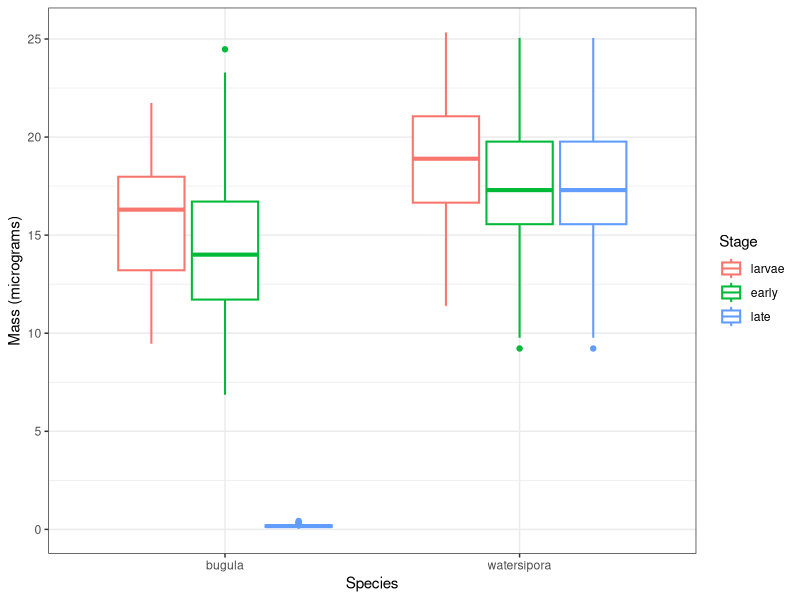
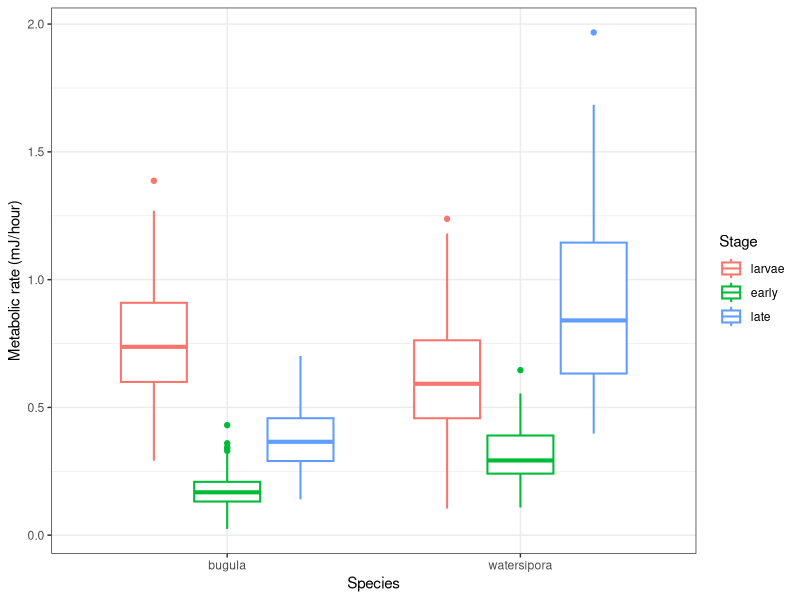
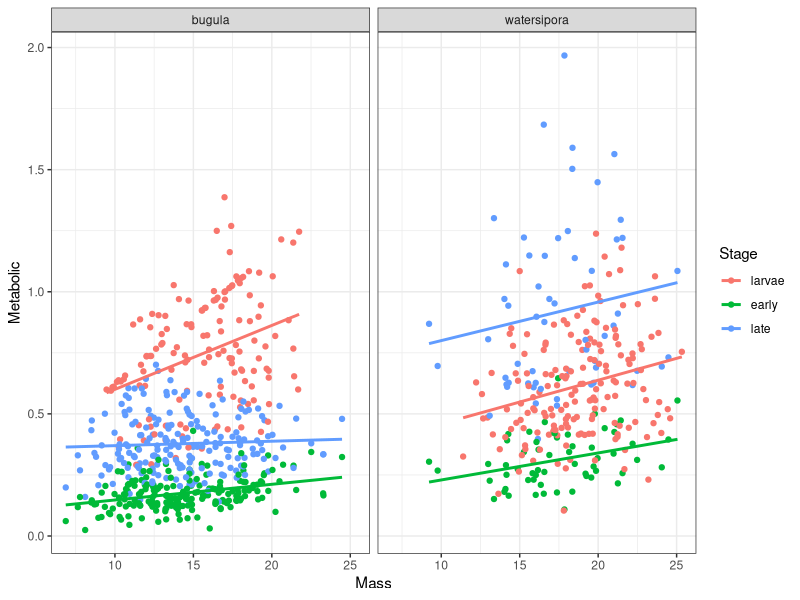
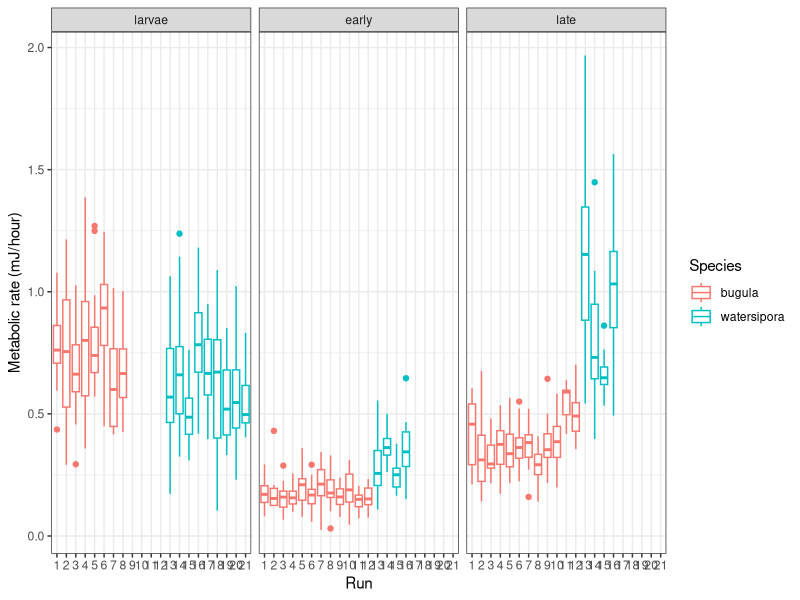
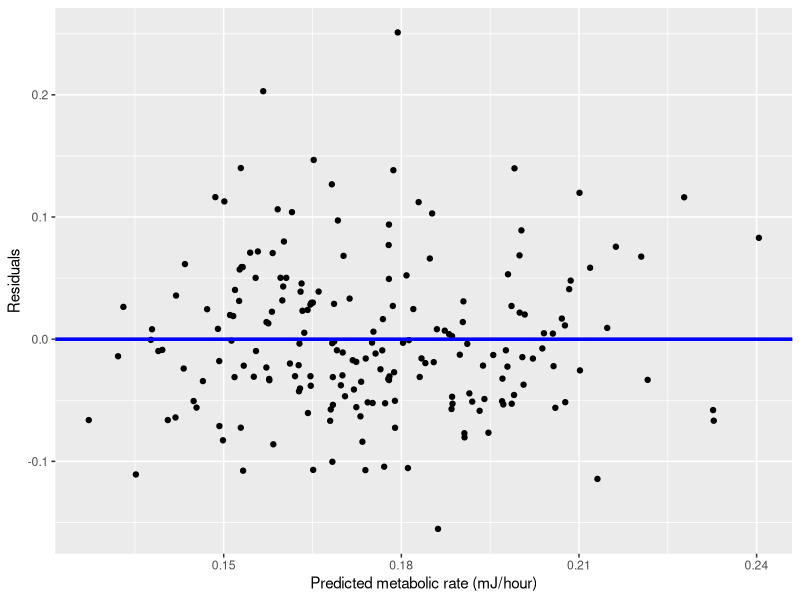
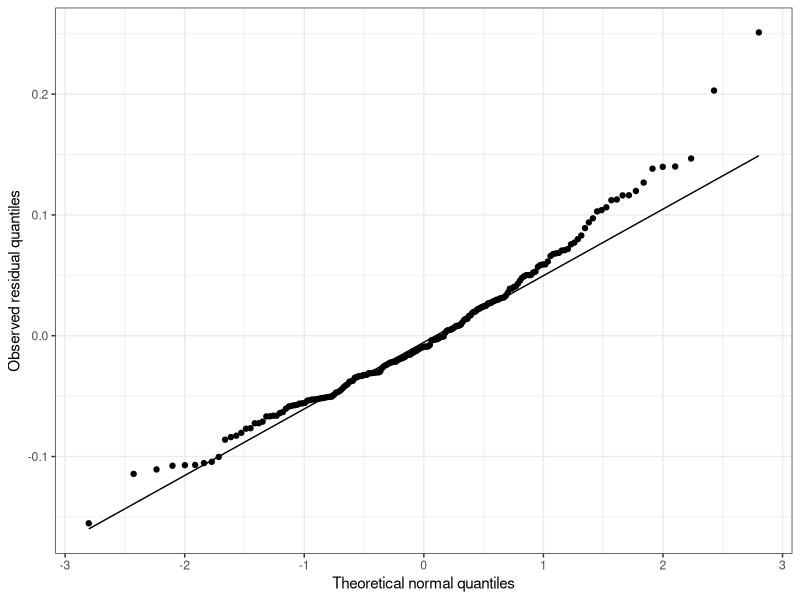
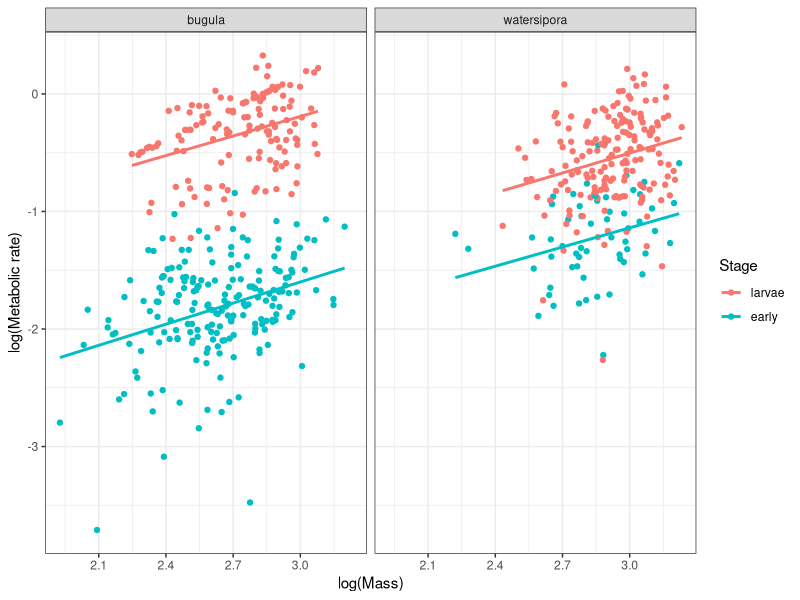
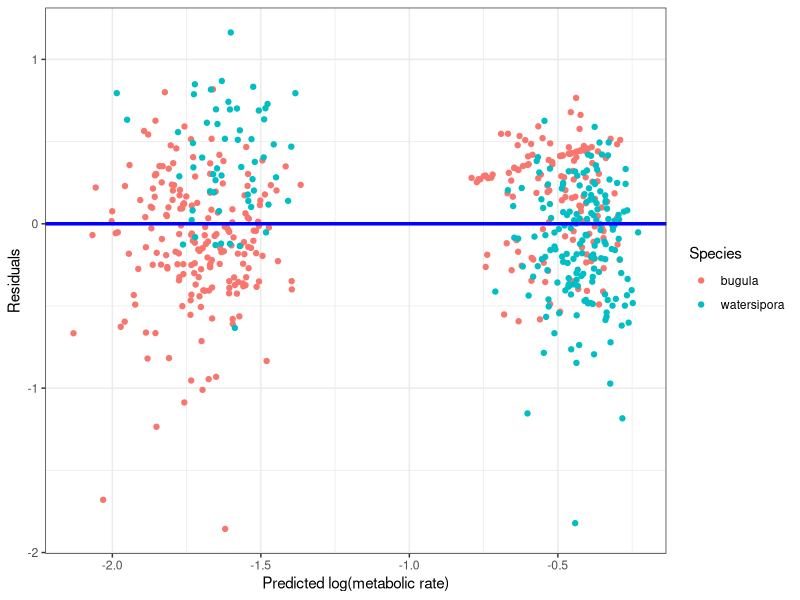

Here is the R script that generated these plots, in order: (Note: this script raises an error after producing the figures.)
library(tidyverse)

metab <- read_csv("bryozoan_raw.csv")
metab_b <- metab[,1:4]
metab_w <- metab[,5:8]
colnames(metab_b) <- c("Stage", "Run", "Mass", "Metabolic")
colnames(metab_w) <- c("Stage", "Run", "Mass", "Metabolic")
metab_b <- metab_b %>%
  mutate(Species = "bugula")
metab_w <- metab_w %>%
  mutate(Species = "watersipora")

bryozoan <- metab_b %>%
  rbind(metab_w) %>%
  drop_na() %>%
  mutate(Mass = 10^Mass,
         Metabolic = 10^Metabolic,
         Stage = tolower(Stage)) %>%
  select(Species, Run, Stage, Mass, Metabolic) %>%
  arrange(Species, Run, Stage) %>%
  mutate(Run = cumsum(c(1, diff(Run) != 0)))




# Number of rows in the data
nrow(bryozoan)

# Number of individuals
bryozoan %>%
  filter(Stage != "late") %>%
  nrow()

# check the same number of individuals is 
# measured in early and late stage for each run
# (result is empty, so the numbers are always the same)
bryozoan %>%
  filter(Stage != "larvae") %>%
  group_by(Species, Run) %>%
  summarize(num_early = sum(Stage == "early"),
            num_late = sum(Stage == "late")) %>%
  ungroup() %>%
  filter(num_early != num_late)

# check whether mass and metabolic rate were measured once
# or twice
# For the Watersipora: there are no NAs after the full join,
# so each mass is measured once
bryozoan %>%
  filter(Species == "watersipora",
         Stage == "early") %>%
  full_join(bryozoan %>%
              filter(Species == "watersipora",
                     Stage == "late"),
            by = c("Species", "Run", "Mass")) %>%
  is.na() %>%
  sum()

# For the bugula:
# Lots of NAs
bryozoan %>%
  filter(Species == "bugula",
         Stage == "early") %>%
  full_join(bryozoan %>%
              filter(Species == "bugula",
                     Stage == "late"),
            by = c("Species", "Run", "Mass")) %>%
  is.na() %>%
  sum()

# NAs are 4*number of early bugula. So what we 
# would expect if each mass was measured twice
bryozoan %>%
  filter(Species == "bugula",
         Stage == "early") %>%
  nrow()


# distributions of mass and metabolic rate
# (before fixing the error)
bryozoan %>%
  mutate(Stage = fct_relevel(Stage, "larvae", "early", "late")) %>%
  ggplot(aes(x = Species, y = Mass, color = Stage)) +
  geom_boxplot(lwd=0.7) +
  theme_bw() +
  labs(y = "Mass (micrograms)")

bryozoan %>%
  mutate(Stage = fct_relevel(Stage, "larvae", "early", "late")) %>%
  ggplot(aes(x = Species, y = Metabolic, color = Stage)) +
  geom_boxplot(lwd=0.7) +
  theme_bw() +
  labs(y = "Metabolic rate (mJ/hour)")


# fixing errors
bugula_early_mass <- bryozoan %>%
  filter(Species == "bugula",
         Stage == "early") %>%
  pull(Mass)

bryozoan$Mass[bryozoan$Mass < 1] <- bugula_early_mass


# relationship between mass and metabolic rate

bryozoan %>%
  mutate(Stage = fct_relevel(Stage, "larvae", "early", "late")) %>%
  ggplot(aes(x = Mass, y = Metabolic, color = Stage)) +
  geom_point() +
  geom_smooth(se=F, method="lm") +
  facet_wrap(~Species) +
  theme_bw()


# differences by run

bryozoan %>%
  mutate(Stage = fct_relevel(Stage, "larvae", "early", "late")) %>%
  ggplot(aes(x = as.factor(Run), y = Metabolic, 
             color = Species)) +
  geom_boxplot() +
  facet_wrap(~Stage) +
  theme_bw() +
  labs(x = "Run", y = "Metabolic rate (mJ/hour)")


# filtering

bugula_early <- bryozoan %>%
  filter(Species == "bugula",
         Stage == "early")

be_lm <- lm(Metabolic ~ Mass, data = bugula_early)

bugula_early %>%
  mutate(residuals = residuals(be_lm),
         predicted = predict(be_lm)) %>%
  ggplot(aes(x = predicted, y = residuals)) +
  geom_point() +
  geom_abline(slope = 0, intercept = 0, 
              color="blue", lwd=1.2) +
  labs(x = "Predicted metabolic rate (mJ/hour)",
       y = "Residuals")

bugula_early %>%
  mutate(residuals = residuals(be_lm)) %>%
  ggplot(aes(sample = residuals)) +
  geom_qq() +
  geom_qq_line() +
  labs(x = "Theoretical normal quantiles",
       y = "Observed residual quantiles") +
  theme_bw()


summary(be_lm)

# confidence interval for the slope

0.006427 - qt(0.025, 195, lower.tail=F)*0.0013
0.006427 + qt(0.025, 195, lower.tail=F)*0.0013


# log transformations

bugula_early <- bugula_early %>%
  mutate(log_mass = log(Mass),
         log_metabolic = log(Metabolic))


be_lm <- lm(log_metabolic ~ log_mass,
            data = bugula_early)

summary(be_lm)

# confidence interval

0.5991 - qt(0.025, 195, lower.tail=F)*0.1162
0.5991 + qt(0.025, 195, lower.tail=F)*0.1162

# p-value
(0.5991 - 1)/0.1162
pt(-3.45, 195)



# Multiple regression

bryozoan <- bryozoan %>%
  mutate(log_mass = log(Mass),
         log_metabolic = log(Metabolic))

bryozoan_larvae_early <- bryozoan %>%
  filter(Stage != "late")

bryozoan_larvae_early %>%
  mutate(Stage = fct_relevel(Stage, "larvae", "early")) %>%
  ggplot(aes(x = log_mass, 
             y = log_metabolic,
             color = Stage)) +
  geom_point() +
  geom_smooth(se=F, method="lm") +
  facet_wrap(~Species) +
  theme_bw() +
  labs(x = "log(Mass)",
       y = "log(Metabolic rate)")

bryozoan_larvae_early <- bryozoan_larvae_early %>%
  mutate(Stage = fct_relevel(Stage, "larvae", "early"))


ble_lm <- lm(log_metabolic ~ Stage + Species + log_mass, 
             data = bryozoan_larvae_early)

# residual plot without interaction term

bryozoan_larvae_early %>%
  mutate(pred = predict(ble_lm),
         resid = residuals(ble_lm)) %>%
  ggplot(aes(x = pred, y = resid,
             color = Species)) +
  geom_point() +
  geom_abline(slope = 0, intercept = 0,
              color = "blue", lwd = 1.2) +
  labs(x = "Predicted log(metabolic rate)",
       y = "Residuals") +
  theme_bw()

ble_lm <- lm(log_metabolic ~ Stage*Species + log_mass, 
             data = bryozoan_larvae_early)

bryozoan_larvae_early %>%
  mutate(pred = predict(ble_lm),
         resid = residuals(ble_lm)) %>%
  ggplot(aes(x = pred, y = resid,
             color = Species)) +
  geom_point() +
  geom_abline(slope = 0, intercept = 0,
              color = "blue", lwd = 1.2) +
  labs(x = "Predicted log(metabolic rate)",
       y = "Residuals") +
  theme_bw()


# confidence interval

0.577 - qt(0.025, 563, lower.tail=F)*0.073
0.577 + qt(0.025, 563, lower.tail=F)*0.073

# test

pt((0.577 - 1)/0.073, 563)


# does the slope vary? Answer appears to be no

ble_lm_full <- lm(log_metabolic ~ Stage*Species*log_mass, 
                  data = bryozoan_larvae_early)

anova(ble_lm, ble_lm_full)



ble_lm <- lm(log_metabolic ~ Stage*Species + Species*log_mass, 
             data = bryozoan_larvae_early)

ble_lm <- lm(log_metabolic ~ Stage*Species*log_mass, 
             data = bryozoan_larvae_early)



ble_lme_small <- lmer(log_metabolic ~ (1|Run) + Stage*Species,
                      data = bryozoan_larvae_early)

ble_lme <- lmer(log_metabolic ~ (1|Run) + Stage*Species + 
                  log_mass, data = bryozoan_larvae_early)

ble_lme_2 <- lmer(log_metabolic ~ Stage*Species + 
                  log_mass + (log_mass|Run), data = bryozoan_larvae_early)

anova(ble_lme_small, ble_lme)

anova(ble_lme, ble_lme_2)
